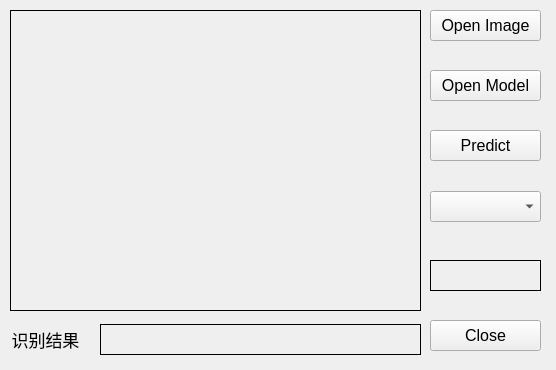
<?xml version="1.0" encoding="UTF-8"?>
<ui version="4.0">
 <class>ClassificationNCNN</class>
 <widget class="QMainWindow" name="ClassificationNCNN">
  <property name="geometry">
   <rect>
    <x>0</x>
    <y>0</y>
    <width>556</width>
    <height>370</height>
   </rect>
  </property>
  <property name="font">
   <font>
    <pointsize>12</pointsize>
   </font>
  </property>
  <property name="windowTitle">
   <string>ClassificationNCNN</string>
  </property>
  <widget class="QWidget" name="centralwidget">
   <widget class="QPushButton" name="btn_predict">
    <property name="geometry">
     <rect>
      <x>430</x>
      <y>130</y>
      <width>111</width>
      <height>31</height>
     </rect>
    </property>
    <property name="text">
     <string>Predict</string>
    </property>
   </widget>
   <widget class="QLabel" name="label_image">
    <property name="geometry">
     <rect>
      <x>10</x>
      <y>10</y>
      <width>411</width>
      <height>301</height>
     </rect>
    </property>
    <property name="frameShape">
     <enum>QFrame::Shape::Box</enum>
    </property>
    <property name="text">
     <string/>
    </property>
   </widget>
   <widget class="QLabel" name="label_result">
    <property name="geometry">
     <rect>
      <x>100</x>
      <y>324</y>
      <width>321</width>
      <height>31</height>
     </rect>
    </property>
    <property name="frameShape">
     <enum>QFrame::Shape::Box</enum>
    </property>
    <property name="text">
     <string/>
    </property>
    <property name="alignment">
     <set>Qt::AlignmentFlag::AlignCenter</set>
    </property>
   </widget>
   <widget class="QPushButton" name="btn_open_file">
    <property name="geometry">
     <rect>
      <x>430</x>
      <y>10</y>
      <width>111</width>
      <height>31</height>
     </rect>
    </property>
    <property name="text">
     <string>Open Image</string>
    </property>
   </widget>
   <widget class="QPushButton" name="btn_open_model">
    <property name="geometry">
     <rect>
      <x>430</x>
      <y>70</y>
      <width>111</width>
      <height>31</height>
     </rect>
    </property>
    <property name="text">
     <string>Open Model</string>
    </property>
   </widget>
   <widget class="QLabel" name="label_time">
    <property name="geometry">
     <rect>
      <x>430</x>
      <y>260</y>
      <width>111</width>
      <height>31</height>
     </rect>
    </property>
    <property name="frameShape">
     <enum>QFrame::Shape::Box</enum>
    </property>
    <property name="text">
     <string/>
    </property>
    <property name="alignment">
     <set>Qt::AlignmentFlag::AlignCenter</set>
    </property>
   </widget>
   <widget class="QLabel" name="label_2">
    <property name="geometry">
     <rect>
      <x>10</x>
      <y>324</y>
      <width>71</width>
      <height>31</height>
     </rect>
    </property>
    <property name="font">
     <font>
      <family>Times New Roman</family>
      <pointsize>13</pointsize>
     </font>
    </property>
    <property name="text">
     <string>识别结果</string>
    </property>
    <property name="alignment">
     <set>Qt::AlignmentFlag::AlignCenter</set>
    </property>
   </widget>
   <widget class="QPushButton" name="btn_close">
    <property name="geometry">
     <rect>
      <x>430</x>
      <y>320</y>
      <width>111</width>
      <height>31</height>
     </rect>
    </property>
    <property name="text">
     <string>Close</string>
    </property>
   </widget>
   <widget class="QComboBox" name="comboBox">
    <property name="geometry">
     <rect>
      <x>430</x>
      <y>191</y>
      <width>111</width>
      <height>31</height>
     </rect>
    </property>
   </widget>
  </widget>
 </widget>
 <resources/>
 <connections/>
</ui>
